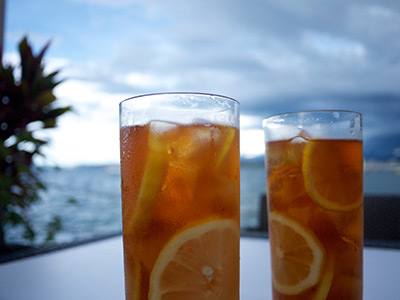
//> input picture images/lemonade.jpg, 400 x 300 px
$ ./autocorrection_test   (built with g++ and OpenCV 4)
//> lines starting //> are read from the running program, lines starting //| are printed output that depends on the picture
#include <opencv2/opencv.hpp>
#include <iostream>

double calculatePSNR_HVS_M(const cv::Mat& original, const cv::Mat& modified) {
    if (original.size() != modified.size() || original.type() != modified.type()) {
        throw std::invalid_argument("Input images must have the same size and type");
    }

    // Конвертируем изображения в формат с плавающей точкой (32 бита на канал)
    cv::Mat originalFloat, modifiedFloat;
    original.convertTo(originalFloat, CV_32F);
    modified.convertTo(modifiedFloat, CV_32F);

    // Рассчитываем PSNR-HVS-M
    cv::Mat diff = originalFloat - modifiedFloat;
    cv::Mat mseMap = diff.mul(diff);

    // Коэффициенты моделирования визуальной системы человека
    const double c1 = 3.25 * 3.25;
    const double c2 = 0.0173 * 0.0173;
    const double c3 = 1.4096;
    const double c4 = 1.0 / (0.002 * 255 * 0.002 * 255);

    // Рассчитываем метрику для каждого канала
    cv::Scalar mseScalar = cv::mean(mseMap);

    double mse = mseScalar[0] + mseScalar[1] + mseScalar[2];
    double psnr_hvs_m = 10.0 * log10((255 * 255) / (mse + c1 * c2));

    // Коррекция на основе моделирования визуальной системы человека
    psnr_hvs_m += c3 * exp(-c4 * psnr_hvs_m);

    return psnr_hvs_m;
}

// Функция для создания гистограммы для одного канала и вычисления CDF
std::pair<cv::Mat, cv::Mat> createHistogramAndCDF(const cv::Mat& channel, const cv::Scalar& color) {
    int histSize = 256;
    float range[] = { 0, 256 };
    const float* histRange = { range };
    cv::Mat hist, cdf;

    cv::calcHist(&channel, 1, 0, cv::Mat(), hist, 1, &histSize, &histRange, true, false);
    hist.copyTo(cdf);

    for (int i = 1; i < histSize; i++) {
        cdf.at<float>(i) += cdf.at<float>(i - 1);
    }

    cdf /= cdf.at<float>(histSize - 1);

    int hist_w = 256, hist_h = 256;
    int bin_w = cvRound((double)hist_w / histSize);
    cv::Mat histImage(hist_h, hist_w, CV_8UC3, cv::Scalar(255, 255, 255));

    cv::normalize(hist, hist, 0, histImage.rows, cv::NORM_MINMAX, -1, cv::Mat());

    for (int i = 0; i < histSize; i++) {
        cv::rectangle(histImage,
                      cv::Point(bin_w * i, hist_h),
                      cv::Point(bin_w * i + bin_w - 1, hist_h - cvRound(hist.at<float>(i))),
                      color, -1, 8, 0);
    }
    return {histImage, cdf};
}

// Функция для нахождения пороговых значений alpha1 и alpha2 на основе CDF
void findAlphaThresholds(const cv::Mat& cdf, double& alpha1, double& alpha2, double lower_percent, double upper_percent) {
    alpha1 = lower_percent * 255;
    alpha2 = upper_percent * 255;

    for (int i = 0; i < 256; i++) {
        if (cdf.at<float>(i) >= lower_percent) {
            alpha1 = i;
            break;
        }
    }

    for (int i = 255; i >= 0; i--) {
        if (cdf.at<float>(i) <= upper_percent) {
            alpha2 = i;
            break;
        }
    }
}

// Функция для применения алгоритма CLAHE к изображению
cv::Mat applyCLAHE(const cv::Mat& inputImage, double clipLimit = 2.0, cv::Size gridSize = cv::Size(8, 8)) {
    cv::Mat labImage;
    cv::cvtColor(inputImage, labImage, cv::COLOR_BGR2Lab);

    std::vector<cv::Mat> lab_planes;
    cv::split(labImage, lab_planes);

    cv::Ptr<cv::CLAHE> clahe = cv::createCLAHE(clipLimit, gridSize);
    clahe->apply(lab_planes[0], lab_planes[0]);

    cv::merge(lab_planes, labImage);

    cv::Mat claheImage;
    cv::cvtColor(labImage, claheImage, cv::COLOR_Lab2BGR);

    return claheImage;
}

// Функция для создания изображения с гистограммами и CDF
cv::Mat createCombinedImage(const cv::Mat& srcImage, const cv::Mat& b_hist, const cv::Mat& g_hist, const cv::Mat& r_hist,
                            const cv::Mat& b_cdf, const cv::Mat& g_cdf, const cv::Mat& r_cdf) {
    cv::Mat combinedImage(512, 512, CV_8UC3, cv::Scalar(255, 255, 255));
    cv::Size newSize(256, 256);

    cv::Mat resizedImage;
    cv::resize(srcImage, resizedImage, newSize);
    cv::Mat topLeftROI = combinedImage(cv::Rect(0, 0, 256, 256));
    resizedImage.copyTo(topLeftROI);

    cv::Mat topRightROI = combinedImage(cv::Rect(256, 0, 256, 256));
    r_hist.copyTo(topRightROI);

    cv::Mat bottomLeftROI = combinedImage(cv::Rect(0, 256, 256, 256));
    g_hist.copyTo(bottomLeftROI);

    cv::Mat bottomRightROI = combinedImage(cv::Rect(256, 256, 256, 256));
    b_hist.copyTo(bottomRightROI);

    return combinedImage;
}

int main() {
    cv::Mat srcImage = cv::imread("../images/lemonade.jpg");
//> srcImage is the input picture: 300 rows x 400 cols, CV_8UC3; mean B, G, R 139, 134.1, 134.1
    if (srcImage.empty()) {
        std::cerr << "Error loading the image" << std::endl;
        return -1;
    }

    std::vector<cv::Mat> bgr_planes;
    cv::split(srcImage, bgr_planes);
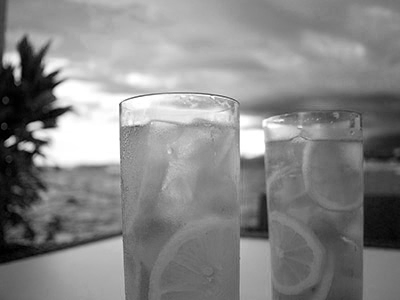
//> bgr_planes[2]: 300 rows x 400 cols, CV_8UC1; min 0, max 255, mean 134.1

    cv::Mat b_hist, g_hist, r_hist, b_cdf, g_cdf, r_cdf;
    std::tie(b_hist, b_cdf) = createHistogramAndCDF(bgr_planes[0], cv::Scalar(255, 0, 0));
//> in createHistogramAndCDF, `cv::calcHist(&channel, 1, 0, cv::Mat(), hist, 1, &histSize, &histRange..`: hist = 256 values, max 5909 at index 0, min 66 at index 102, mean 468.8
//> in createHistogramAndCDF, `hist.copyTo(cdf);`: cdf has the same summary as hist
//> after the loop in createHistogramAndCDF, `for (int i = 1; i < histSize; i++)`: cdf = 256 values from 5909 to 120000
//> in createHistogramAndCDF, `cdf /= cdf.at<float>(histSize - 1);`: cdf = 256 values from 0.0492 to 1
//> in createHistogramAndCDF, `cv::normalize(hist, hist, 0, histImage.rows, cv::NORM_MINMAX, -1, cv::..`: hist = 256 values, max 256 at index 0, min 0 at index 102, mean 17.65
//> b_cdf = 256 values from 0.0492 to 1
    std::tie(g_hist, g_cdf) = createHistogramAndCDF(bgr_planes[1], cv::Scalar(0, 255, 0));
//> g_cdf = 256 values from 0.00145 to 1
    std::tie(r_hist, r_cdf) = createHistogramAndCDF(bgr_planes[2], cv::Scalar(0, 0, 255));
//> r_cdf = 256 values from 0.000683 to 1

    cv::Mat combinedImage = createCombinedImage(srcImage, b_hist, g_hist, r_hist, b_cdf, g_cdf, r_cdf);
//> in createCombinedImage, `cv::Mat topRightROI = combinedImage(cv::Rect(256, 0, 256, 256));`: topRightROI: 256 rows x 256 cols, CV_8UC3; every value is 255
//> in createCombinedImage, `b_hist.copyTo(bottomRightROI);`:
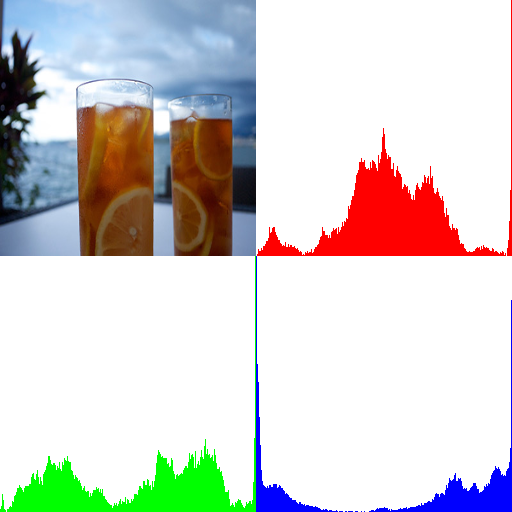
//> combinedImage: 512 rows x 512 cols, CV_8UC3; mean B, G, R 208.2, 210.4, 212.5

    double alpha1_b, alpha2_b, alpha1_g, alpha2_g, alpha1_r, alpha2_r;
    findAlphaThresholds(b_cdf, alpha1_b, alpha2_b, 0.07, 0.93);
//> alpha1_b = 1; alpha2_b = 251
    findAlphaThresholds(g_cdf, alpha1_g, alpha2_g, 0.07, 0.93);
//> alpha1_g = 28; alpha2_g = 234
    findAlphaThresholds(r_cdf, alpha1_r, alpha2_r, 0.07, 0.93);
//> alpha1_r = 39; alpha2_r = 219

    std::cout << "Blue channel: alpha1 = " << alpha1_b << ", alpha2 = " << alpha2_b << std::endl;
//| Blue channel: alpha1 = 1, alpha2 = 251
    std::cout << "Green channel: alpha1 = " << alpha1_g << ", alpha2 = " << alpha2_g << std::endl;
//| Green channel: alpha1 = 28, alpha2 = 234
    std::cout << "Red channel: alpha1 = " << alpha1_r << ", alpha2 = " << alpha2_r << std::endl;
//| Red channel: alpha1 = 39, alpha2 = 219

    cv::Mat contrasted_b, contrasted_g, contrasted_r;
    bgr_planes[0].convertTo(contrasted_b, CV_8UC1, 255.0 / (alpha2_b - alpha1_b), -alpha1_b * 255.0 / (alpha2_b - alpha1_b));
    bgr_planes[1].convertTo(contrasted_g, CV_8UC1, 255.0 / (alpha2_g - alpha1_g), -alpha1_g * 255.0 / (alpha2_g - alpha1_g));
    bgr_planes[2].convertTo(contrasted_r, CV_8UC1, 255.0 / (alpha2_r - alpha1_r), -alpha1_r * 255.0 / (alpha2_r - alpha1_r));

    cv::Mat contrasted_image;
    std::vector<cv::Mat> contrasted_planes = {contrasted_b, contrasted_g, contrasted_r};
    cv::merge(contrasted_planes, contrasted_image);
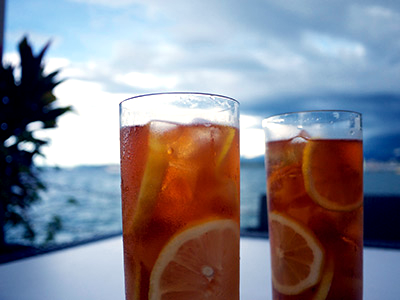
//> contrasted_image: 300 rows x 400 cols, CV_8UC3; mean B, G, R 140.6, 131.1, 134.2

    cv::Mat b_hist_contrast, g_hist_contrast, r_hist_contrast,
            b_cdf_contrast, g_cdf_contrast, r_cdf_contrast;
    std::tie(b_hist_contrast, b_cdf_contrast) = createHistogramAndCDF(contrasted_b, cv::Scalar(255, 0, 0));
//> b_cdf_contrast = 256 values from 0.078 to 1
    std::tie(g_hist_contrast, g_cdf_contrast) = createHistogramAndCDF(contrasted_g, cv::Scalar(0, 255, 0));
//> g_cdf_contrast = 256 values from 0.0726 to 1
    std::tie(r_hist_contrast, r_cdf_contrast) = createHistogramAndCDF(contrasted_r, cv::Scalar(0, 0, 255));
//> in createHistogramAndCDF (call 6), `cv::calcHist(&channel, 1, 0, cv::Mat(), hist, 1, &histSize, &histRange..`: hist = 256 values, max 8590 at index 255, min 0 at index 2, mean 468.8
//> in createHistogramAndCDF (call 6), `hist.copyTo(cdf);`: cdf has the same summary as hist
//> after the loop in createHistogramAndCDF (call 6), `for (int i = 1; i < histSize; i++)`: cdf = 256 values from 8515 to 120000
//> in createHistogramAndCDF (call 6), `cdf /= cdf.at<float>(histSize - 1);`: cdf = 256 values from 0.071 to 1
//> in createHistogramAndCDF (call 6), `cv::normalize(hist, hist, 0, histImage.rows, cv::NORM_MINMAX, -1, cv::..`: hist = 256 values, max 256 at index 255, min 0 at index 2, mean 13.97
//> after the loop in createHistogramAndCDF (call 6), `for (int i = 0; i < histSize; i++)`:
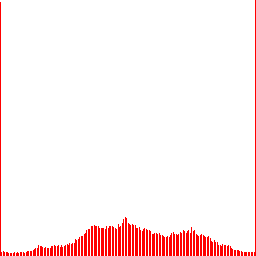
//> histImage: 256 rows x 256 cols, CV_8UC3; mean B, G, R 241.1, 241.1, 255
//> r_cdf_contrast = 256 values from 0.071 to 1

    cv::Mat combinedImageContrasted = createCombinedImage(contrasted_image, b_hist_contrast, g_hist_contrast,
                                                          r_hist_contrast, b_cdf_contrast, g_cdf_contrast, r_cdf_contrast);

    cv::Mat clahe_image = applyCLAHE(srcImage);
//> in applyCLAHE, `cv::cvtColor(inputImage, labImage, cv::COLOR_BGR2Lab);`: labImage: 300 rows x 400 cols, CV_8UC3; mean of channels 0, 1, 2 142.6, 132.9, 127.3
//> in applyCLAHE, `cv::merge(lab_planes, labImage);`: labImage: 300 rows x 400 cols, CV_8UC3; mean of channels 0, 1, 2 141.8, 132.9, 127.3

    std::vector<cv::Mat> bgr_planes_clahe;
    cv::split(clahe_image, bgr_planes_clahe);
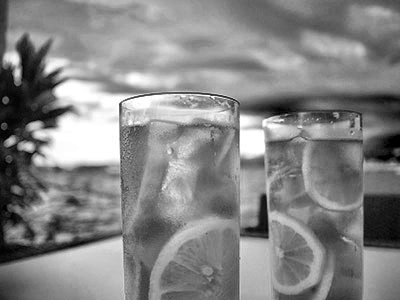
//> bgr_planes_clahe[2]: 300 rows x 400 cols, CV_8UC1; min 0, max 255, mean 133.1

    cv::Mat b_hist_clahe, g_hist_clahe, r_hist_clahe, b_cdf_clahe, g_cdf_clahe, r_cdf_clahe;
    std::tie(b_hist_clahe, b_cdf_clahe) = createHistogramAndCDF(bgr_planes_clahe[0], cv::Scalar(255, 0, 0));
//> b_cdf_clahe = 256 values from 0.0741 to 1
    std::tie(g_hist_clahe, g_cdf_clahe) = createHistogramAndCDF(bgr_planes_clahe[1], cv::Scalar(0, 255, 0));
//> in createHistogramAndCDF (call 8), `cv::calcHist(&channel, 1, 0, cv::Mat(), hist, 1, &histSize, &histRange..`: hist = 256 values, max 2821 at index 255, min 58 at index 1, mean 468.8
//> in createHistogramAndCDF (call 8), `hist.copyTo(cdf);`: cdf has the same summary as hist
//> after the loop in createHistogramAndCDF (call 8), `for (int i = 1; i < histSize; i++)`: cdf = 256 values from 233 to 120000
//> in createHistogramAndCDF (call 8), `cdf /= cdf.at<float>(histSize - 1);`: cdf = 256 values from 0.00194 to 1
//> in createHistogramAndCDF (call 8), `cv::normalize(hist, hist, 0, histImage.rows, cv::NORM_MINMAX, -1, cv::..`: hist = 256 values, max 256 at index 255, min 0 at index 1, mean 38.06
//> after the loop in createHistogramAndCDF (call 8), `for (int i = 0; i < histSize; i++)`:
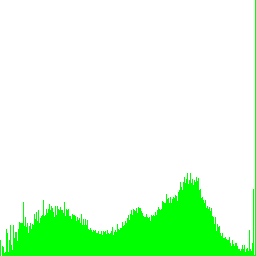
//> histImage: 256 rows x 256 cols, CV_8UC3; mean B, G, R 217.1, 255, 217.1
//> g_cdf_clahe = 256 values from 0.00194 to 1
    std::tie(r_hist_clahe, r_cdf_clahe) = createHistogramAndCDF(bgr_planes_clahe[2], cv::Scalar(0, 0, 255));
//> r_cdf_clahe = 256 values from 0.00152 to 1

    cv::Mat combinedImageClahe = createCombinedImage(clahe_image, b_hist_clahe, g_hist_clahe, r_hist_clahe, b_cdf_clahe, g_cdf_clahe, r_cdf_clahe);

    std::cout << "PSNR_HVS_M for autocontrast: " << calculatePSNR_HVS_M(srcImage, contrasted_image) << std::endl;
//> in calculatePSNR_HVS_M, `cv::Mat mseMap = diff.mul(diff);`:
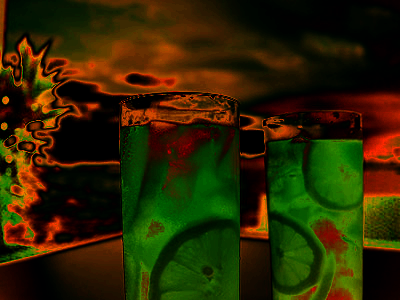
//> mseMap: 300 rows x 400 cols, CV_32FC3; mean B, G, R 6, 222.4, 267.7; drawn with min black and max white
//> in calculatePSNR_HVS_M, `cv::Scalar mseScalar = cv::mean(mseMap);`: mseScalar = Scalar(6.03, 222.5, 268)
//> in calculatePSNR_HVS_M, `double mse = mseScalar[0] + mseScalar[1] + mseScalar[2];`: mse = 496.5
//> in calculatePSNR_HVS_M, `double psnr_hvs_m = 10.0 * log10((255 * 255) / (mse + c1 * c2));`: psnr_hvs_m = 21.17
//| PSNR_HVS_M for autocontrast: 21.1713
    std::cout << "PSNR_HVS_M for CLAHE: " << calculatePSNR_HVS_M(srcImage, clahe_image) << std::endl;
//| PSNR_HVS_M for CLAHE: 16.2243

    cv::imwrite("../transformed_images/combined_image_with_histograms.png", combinedImage);
    cv::imwrite("../transformed_images/combined_contrasted_image_with_histograms.png", combinedImageContrasted);
    cv::imwrite("../transformed_images/combined_imageCLAHE_with_histograms.png", combinedImageClahe);

    cv::imwrite("../transformed_images/autcontrasted_image.png", contrasted_image);
    cv::imwrite("../transformed_images/clahe_image.png", clahe_image);

    cv::imshow("Original Image", srcImage);
    cv::imshow("Autocorrected Image", contrasted_image);
    cv::imshow("CLAHE Image", clahe_image);

    int key = cv::waitKey(0);
//> the space key is pressed
    if (key == 27) {  // Код клавиши Esc
        cv::destroyAllWindows();
        return 0;
    }

    return 0;
}

$ run again, with images/lamps.jpg copied over images/lemonade.jpg
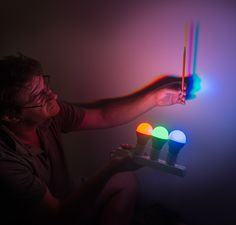
//> input picture images/lamps.jpg, 236 x 225 px
//> srcImage is the input picture: 225 rows x 236 cols, CV_8UC3; mean B, G, R 62, 43.3, 65.5
//> in createHistogramAndCDF, `cv::calcHist(&channel, 1, 0, cv::Mat(), hist, 1, &histSize, &histRange..`: hist = 256 values, max 1063 at index 19, min 6 at index 239, mean 207.4
//> in createHistogramAndCDF, `hist.copyTo(cdf);`: cdf has the same summary as hist
//> after the loop in createHistogramAndCDF, `for (int i = 1; i < histSize; i++)`: cdf = 256 values from 210 to 53100
//> in createHistogramAndCDF, `cdf /= cdf.at<float>(histSize - 1);`: cdf = 256 values from 0.00395 to 1
//> in createHistogramAndCDF, `cv::normalize(hist, hist, 0, histImage.rows, cv::NORM_MINMAX, -1, cv::..`: hist = 256 values, max 256 at index 19, min 0 at index 239, mean 48.78
//> b_cdf = 256 values from 0.00395 to 1
//> g_cdf = 256 values from 0.00493 to 1
//> r_cdf = 256 values from 0.00347 to 1
//> topRightROI: 256 rows x 256 cols, CV_8UC3; every value is 255
//> alpha1_b = 5; alpha2_b = 173
//> alpha1_g = 4; alpha2_g = 108
//> alpha1_r = 8; alpha2_r = 153
//| Blue channel: alpha1 = 5, alpha2 = 173
//| Green channel: alpha1 = 4, alpha2 = 108
//| Red channel: alpha1 = 8, alpha2 = 153
//> b_cdf_contrast = 256 values from 0.0743 to 1
//> g_cdf_contrast = 256 values from 0.0932 to 1
//> r_cdf_contrast = 256 values from 0.078 to 1
//> b_cdf_clahe = 256 values from 9.42e-05 to 1
//> in createHistogramAndCDF (call 8), `cv::calcHist(&channel, 1, 0, cv::Mat(), hist, 1, &histSize, &histRange..`: hist = 256 values, max 1114 at index 9, min 1 at index 225, mean 207.4
//> in createHistogramAndCDF (call 8), `hist.copyTo(cdf);`: cdf has the same summary as hist
//> after the loop in createHistogramAndCDF (call 8), `for (int i = 1; i < histSize; i++)`: cdf = 256 values from 12 to 53100
//> in createHistogramAndCDF (call 8), `cdf /= cdf.at<float>(histSize - 1);`: cdf = 256 values from 0.000226 to 1
//> in createHistogramAndCDF (call 8), `cv::normalize(hist, hist, 0, histImage.rows, cv::NORM_MINMAX, -1, cv::..`: hist = 256 values, max 256 at index 9, min 0 at index 225, mean 47.48
//> after the loop in createHistogramAndCDF (call 8), `for (int i = 0; i < histSize; i++)`:
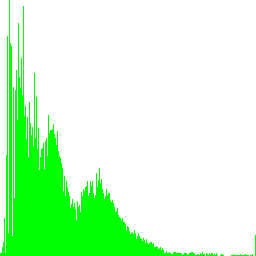
//> histImage: 256 rows x 256 cols, CV_8UC3; mean B, G, R 207.7, 255, 207.7
//> g_cdf_clahe = 256 values from 0.000226 to 1
//> r_cdf_clahe = 256 values from 0.00375 to 1
//> in calculatePSNR_HVS_M, `cv::Mat mseMap = diff.mul(diff);`:
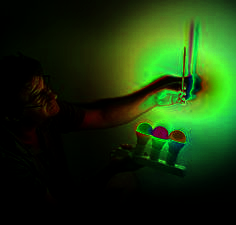
//> mseMap: 225 rows x 236 cols, CV_32FC3; mean B, G, R 1148.3, 4567.3, 2151.2; drawn with min black and max white
//> mseScalar = Scalar(1148.7, 4566.9, 2152.1)
//> mse = 7867.7
//> psnr_hvs_m = 9.17
//| PSNR_HVS_M for autocontrast: 9.1723
//| PSNR_HVS_M for CLAHE: 17.6549

$ run again, with images/october1.jpg copied over images/lemonade.jpg
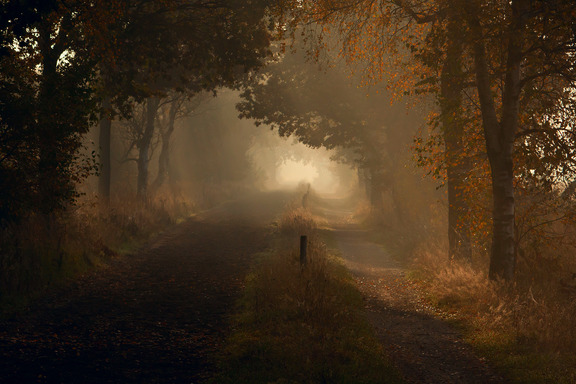
//> input picture images/october1.jpg, 576 x 384 px
//> srcImage is the input picture: 384 rows x 576 cols, CV_8UC3; mean B, G, R 28.6, 48.1, 65.8
//> in createHistogramAndCDF, `cv::calcHist(&channel, 1, 0, cv::Mat(), hist, 1, &histSize, &histRange..`: hist = 256 values, max 10309 at index 12, min 0 at index 229, mean 864
//> in createHistogramAndCDF, `hist.copyTo(cdf);`: cdf has the same summary as hist
//> after the loop in createHistogramAndCDF, `for (int i = 1; i < histSize; i++)`: cdf = 256 values from 1240 to 221184
//> in createHistogramAndCDF, `cdf /= cdf.at<float>(histSize - 1);`: cdf = 256 values from 0.00561 to 1
//> in createHistogramAndCDF, `cv::normalize(hist, hist, 0, histImage.rows, cv::NORM_MINMAX, -1, cv::..`: hist = 256 values, max 256 at index 12, min 0 at index 229, mean 21.46
//> b_cdf = 256 values from 0.00561 to 1
//> g_cdf = 256 values from 0.00115 to 1
//> r_cdf = 256 values from 0.00805 to 1
//> topRightROI: 256 rows x 256 cols, CV_8UC3; every value is 255
//> alpha1_b = 8; alpha2_b = 60
//> alpha1_g = 10; alpha2_g = 93
//> alpha1_r = 11; alpha2_r = 125
//| Blue channel: alpha1 = 8, alpha2 = 60
//| Green channel: alpha1 = 10, alpha2 = 93
//| Red channel: alpha1 = 11, alpha2 = 125
//> b_cdf_contrast = 256 values from 0.086 to 1
//> g_cdf_contrast = 256 values from 0.0713 to 1
//> r_cdf_contrast = 256 values from 0.075 to 1
//> b_cdf_clahe = 256 values from 0.0039 to 1
//> in createHistogramAndCDF (call 8), `cv::calcHist(&channel, 1, 0, cv::Mat(), hist, 1, &histSize, &histRange..`: hist = 256 values, max 4371 at index 23, min 4 at index 253, mean 864
//> in createHistogramAndCDF (call 8), `hist.copyTo(cdf);`: cdf has the same summary as hist
//> after the loop in createHistogramAndCDF (call 8), `for (int i = 1; i < histSize; i++)`: cdf = 256 values from 15 to 221184
//> in createHistogramAndCDF (call 8), `cdf /= cdf.at<float>(histSize - 1);`: cdf = 256 values from 6.78e-05 to 1
//> in createHistogramAndCDF (call 8), `cv::normalize(hist, hist, 0, histImage.rows, cv::NORM_MINMAX, -1, cv::..`: hist = 256 values, max 256 at index 23, min 0 at index 253, mean 50.41
//> after the loop in createHistogramAndCDF (call 8), `for (int i = 0; i < histSize; i++)`:
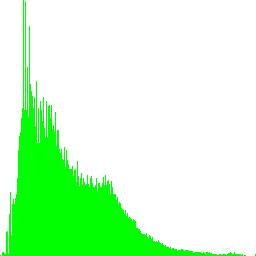
//> histImage: 256 rows x 256 cols, CV_8UC3; mean B, G, R 204.8, 255, 204.8
//> g_cdf_clahe = 256 values from 6.78e-05 to 1
//> r_cdf_clahe = 256 values from 2.71e-05 to 1
//> in calculatePSNR_HVS_M, `cv::Mat mseMap = diff.mul(diff);`:
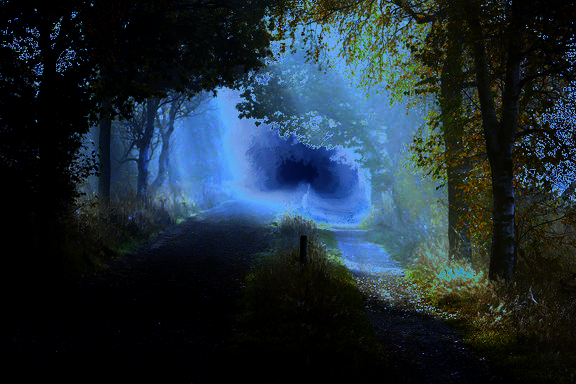
//> mseMap: 384 rows x 576 cols, CV_32FC3; mean B, G, R 7978.3, 6568.1, 4492; drawn with min black and max white
//> mseScalar = Scalar(7979.7, 6568.5, 4491)
//> mse = 19039.1
//> psnr_hvs_m = 5.33
//| PSNR_HVS_M for autocontrast: 5.33433
//| PSNR_HVS_M for CLAHE: 15.3013
